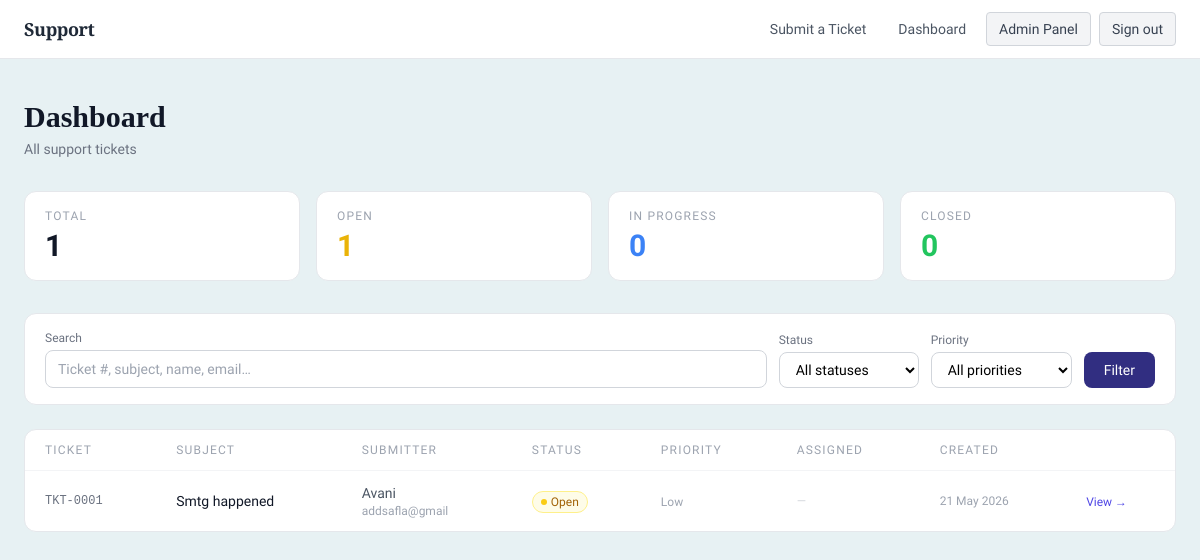
The page /dashboard (signed in) on the database as committed earlier.
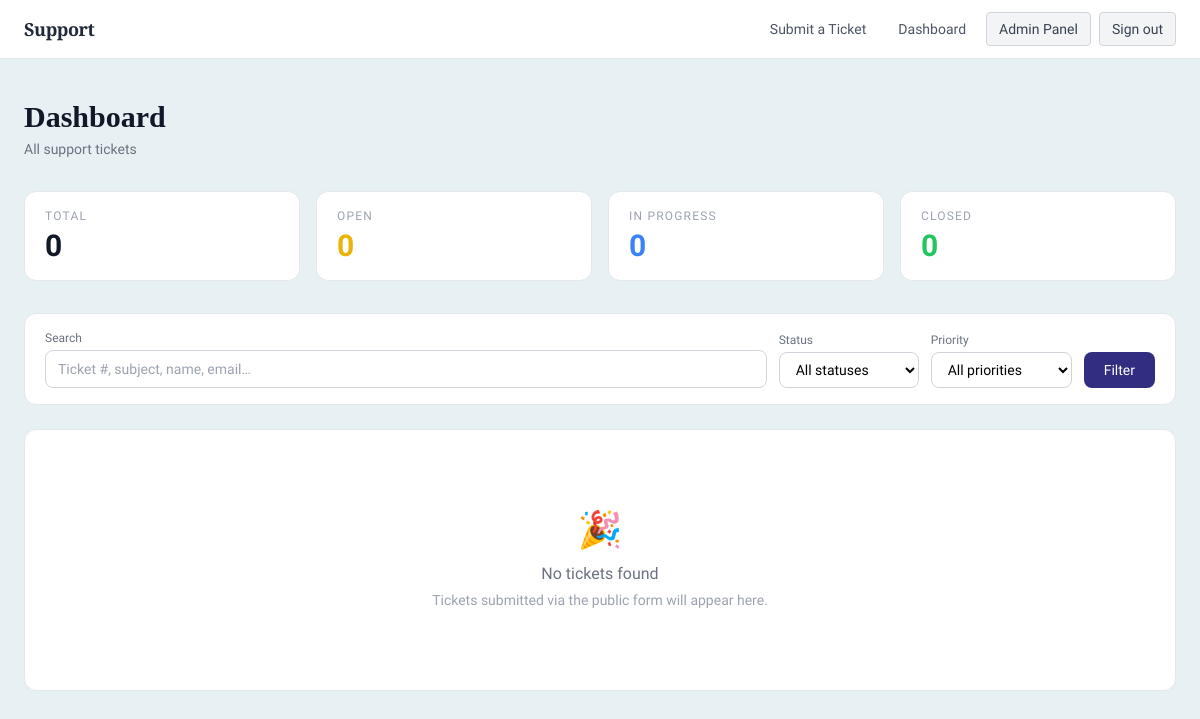
The same page on the database as committed later.
### models/ticket.py (models this page shows)
class Ticket(db.Model):
    __tablename__ = 'tickets'
    id = db.Column(db.Integer, primary_key=True)
    ticket_number = db.Column(db.String(20), unique=True, nullable=False)
    subject = db.Column(db.String(200), nullable=False)
    description = db.Column(db.Text, nullable=False)
    status = db.Column(db.String(20), nullable=False, default='open')
    priority = db.Column(db.String(20), nullable=False, default='low')
    submitter_name = db.Column(db.String(100), nullable=False)
    submitter_email = db.Column(db.String(120), nullable=False)
    assigned_to = db.Column(db.Integer, db.ForeignKey('users.id'), nullable=True)
    created_at = db.Column(db.DateTime, default=datetime.utcnow)
    updated_at = db.Column(db.DateTime, default=datetime.utcnow, onupdate=datetime.utcnow)
    closed_at = db.Column(db.DateTime, nullable=True)
    attachments = db.relationship('TicketAttachment', backref='ticket', lazy=True)
    assignee = db.relationship('User', backref='assigned_tickets', lazy=True)
    field_values = db.relationship('TicketFieldValue', backref='ticket', lazy=True)
    comments = db.relationship('TicketComment', backref='ticket', lazy=True)
    history = db.relationship('TicketHistory', backref='ticket', lazy=True)

### routes/tickets.py (the view, shortened to what this page needs)
@tickets_bp.route('/dashboard')
@login_required
def dashboard():
    status_filter = request.args.get('status', 'all')
    priority_filter = request.args.get('priority', 'all')
    search = request.args.get('search', '').strip()
    query = Ticket.query
    if status_filter != 'all':
        query = query.filter_by(status=status_filter)
    if priority_filter != 'all':
        query = query.filter_by(priority=priority_filter)
    tickets = query.order_by(Ticket.created_at.desc()).all()
    total       = Ticket.query.count()
    open_count  = Ticket.query.filter_by(status='open').count()
    in_progress = Ticket.query.filter_by(status='in_progress').count()
    closed      = Ticket.query.filter_by(status='closed').count()
    return render_template(
        'tickets/dashboard.html',
        tickets=tickets,
        status_filter=status_filter,
        priority_filter=priority_filter,
        search=search,
        total=total,
        open_count=open_count,
        in_progress=in_progress,
        closed=closed,
    )

### app.py (called while the page is built)
@app.after_request
def add_no_cache(response):
    response.headers['Cache-Control'] = 'no-cache, no-store, must-revalidate'
    response.headers['Pragma'] = 'no-cache'
    response.headers['Expires'] = '0'
    return response

### routes/tickets.py (called while the page is built)
@tickets_bp.after_request
def add_no_cache(response):
    response.headers['Cache-Control'] = 'no-cache, no-store, must-revalidate'
    response.headers['Pragma'] = 'no-cache'
    response.headers['Expires'] = '0'
    return response

### templates/tickets/dashboard.html (shortened to what the changed rows need)
{% extends "base.html" %}
{% block content %}
<div class="max-w-7xl mx-auto px-6 py-10">
  <div class="mb-8">
    <h1 class="font-serif text-3xl font-bold text-gray-900">Dashboard</h1>
  </div>
  <div class="grid grid-cols-2 sm:grid-cols-4 gap-4 mb-8">
    <div class="bg-white rounded-xl border border-gray-200 px-5 py-4">
      <p class="text-xs text-gray-400 uppercase tracking-widest mb-1">Total</p>
      <p class="text-3xl font-bold text-gray-900">{{ total }}</p>
    </div>
    <div class="bg-white rounded-xl border border-gray-200 px-5 py-4">
      <p class="text-xs text-gray-400 uppercase tracking-widest mb-1">Open</p>
      <p class="text-3xl font-bold text-yellow-500">{{ open_count }}</p>
    </div>
  </div>
  <div class="bg-white border border-gray-200 rounded-xl overflow-hidden">
    {% if tickets %}
    <table class="w-full text-sm">
      <thead>
        <tr class="border-b border-gray-100 text-xs text-gray-400 uppercase tracking-widest">
          <th class="text-left px-5 py-3 font-medium">Ticket</th>
          <th class="text-left px-5 py-3 font-medium">Subject</th>
          <th class="text-left px-5 py-3 font-medium">Submitter</th>
          <th class="text-left px-5 py-3 font-medium">Status</th>
          <th class="text-left px-5 py-3 font-medium">Priority</th>
          <th class="text-left px-5 py-3 font-medium">Assigned</th>
          <th class="text-left px-5 py-3 font-medium">Created</th>
          <th class="px-5 py-3"></th>
        </tr>
      </thead>
      <tbody class="divide-y divide-gray-50">
        {% for ticket in tickets %}
        <tr class="hover:bg-gray-50 transition">
          <td class="px-5 py-3 font-mono text-xs text-gray-500">{{ ticket.ticket_number }}</td>
          <td class="px-5 py-3 text-gray-900 max-w-[200px] truncate">{{ ticket.subject }}</td>
          <td class="px-5 py-3 text-gray-600">
            <div>{{ ticket.submitter_name }}</div>
            <div class="text-xs text-gray-400">{{ ticket.submitter_email }}</div>
          </td>
          <td class="px-5 py-3">
            {% if ticket.status == 'open' %}
              <span class="inline-flex items-center gap-1 text-xs font-medium text-yellow-700 bg-yellow-50 border border-yellow-200 px-2 py-0.5 rounded-full">
                <span class="w-1.5 h-1.5 rounded-full bg-yellow-400"></span> Open
              </span>
            {% elif ticket.status == 'in_progress' %}
              <span class="inline-flex items-center gap-1 text-xs font-medium text-blue-700 bg-blue-50 border border-blue-200 px-2 py-0.5 rounded-full">
                <span class="w-1.5 h-1.5 rounded-full bg-blue-400"></span> In Progress
              </span>
            {% elif ticket.status == 'closed' %}
              <span class="inline-flex items-center gap-1 text-xs font-medium text-green-700 bg-green-50 border border-green-200 px-2 py-0.5 rounded-full">
                <span class="w-1.5 h-1.5 rounded-full bg-green-400"></span> Closed
              </span>
            {% else %}
              <span class="text-xs text-gray-400">{{ ticket.status }}</span>
            {% endif %}
          </td>
          <td class="px-5 py-3">
            {% if ticket.priority == 'urgent' %}
              <span class="text-xs font-semibold text-red-600">Urgent</span>
            {% elif ticket.priority == 'high' %}
              <span class="text-xs font-semibold text-orange-500">High</span>
            {% elif ticket.priority == 'medium' %}
              <span class="text-xs font-semibold text-yellow-600">Medium</span>
            {% else %}
              <span class="text-xs text-gray-400">Low</span>
            {% endif %}
          </td>
          <td class="px-5 py-3 text-gray-500 text-xs">
            {% if ticket.assignee %}
              {{ ticket.assignee.name }}
            {% else %}
              <span class="text-gray-300">—</span>
            {% endif %}
          </td>
          <td class="px-5 py-3 text-gray-400 text-xs whitespace-nowrap">
            {{ ticket.created_at.strftime('%d %b %Y') }}
          </td>
          <td class="px-5 py-3">
            <a href="{{ url_for('tickets.view_ticket', ticket_id=ticket.id) }}"
               class="text-indigo-600 hover:text-indigo-800 text-xs font-medium transition">
              View →
            </a>
          </td>
        </tr>
        {% endfor %}
      </tbody>
    </table>
    {% else %}
    <div class="text-center py-20 text-gray-400">
      <p class="text-4xl mb-3">🎉</p>
      <p class="font-medium text-gray-500">No tickets found</p>
      <p class="text-sm mt-1">
        {% if search or status_filter != 'all' or priority_filter != 'all' %}
          Try adjusting your filters.
        {% else %}
          Tickets submitted via the public form will appear here.
        {% endif %}
      </p>
    </div>
    {% endif %}
  </div>
</div>
{% endblock %}

Rows that differ between the two databases and show on the page:
removed Ticket: ticket_number "TKT-0001", subject "Smtg happened", submitter_name "Avani", submitter_email "addsafla@gmail", status "open" (drawn), priority "Low", created_at "21 May 2026"
Other text that changed with them:
{{ total }}: "1" → "0"
{{ open_count }}: "1" → "0"
text no longer shown: "TICKET SUBJECT SUBMITTER STATUS PRIORITY ASSIGNED CREATED"
text now shown: "🎉 No tickets found Tickets submitted via the public form will appear here."
